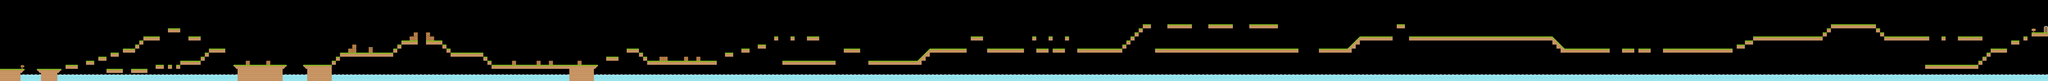

This is a level from a 2D game, rendered from its Tiled map with the project's own tilesets. A one-line summary and the map file follow, with tile-layer data summarised:
An orthogonal 500x20 tile map with 70x70 px tiles, 1 tile layer (Tile Layer 1) and 590 objects (450x Item, 126x Floor, 7x Enemy, 5x DieZone, Player, ...).

<map version="1.0" orientation="orthogonal" renderorder="right-down" width="500" height="20" tilewidth="70" tileheight="70">
 <tileset firstgid="1" name="tiles_spritesheet" tilewidth="70" tileheight="70" spacing="2">
  <image source="tiles_spritesheet.png" width="914" height="936" />
 </tileset>
 <layer name="Tile Layer 1" width="500" height="20">
  <data>[10000 cells, 1542 non-empty, 15 distinct tile ids]</data>
 </layer>
 <objectgroup name="Objects">
  <!-- 590 objects omitted --></objectgroup>
</map>
<!-- 590 of 590 objects omitted -->
